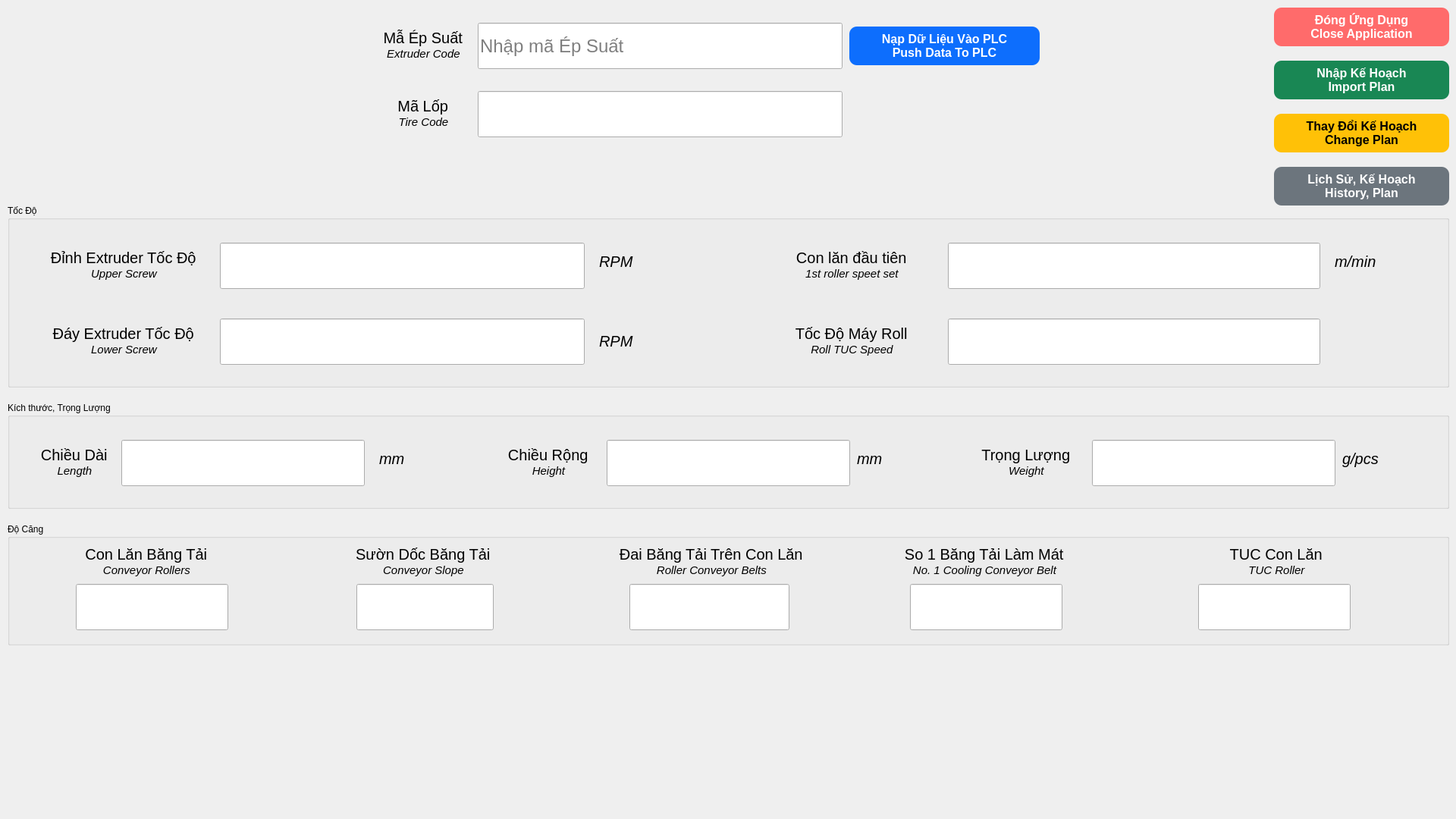
<?xml version="1.0" encoding="UTF-8"?>
<ui version="4.0">
 <class>MainWindow</class>
 <widget class="QMainWindow" name="MainWindow">
  <property name="geometry">
   <rect>
    <x>0</x>
    <y>0</y>
    <width>1920</width>
    <height>1080</height>
   </rect>
  </property>
  <property name="minimumSize">
   <size>
    <width>1920</width>
    <height>1080</height>
   </size>
  </property>
  <property name="maximumSize">
   <size>
    <width>1920</width>
    <height>1080</height>
   </size>
  </property>
  <property name="windowTitle">
   <string>Extruder Program</string>
  </property>
  <property name="toolButtonStyle">
   <enum>Qt::ToolButtonTextUnderIcon</enum>
  </property>
  <widget class="QWidget" name="centralwidget">
   <widget class="QGroupBox" name="groupBox">
    <property name="geometry">
     <rect>
      <x>10</x>
      <y>530</y>
      <width>1901</width>
      <height>141</height>
     </rect>
    </property>
    <property name="title">
     <string>Kích thước, Trọng Lượng</string>
    </property>
    <widget class="QWidget" name="widget" native="true">
     <property name="geometry">
      <rect>
       <x>30</x>
       <y>40</y>
       <width>581</width>
       <height>71</height>
      </rect>
     </property>
     <widget class="QLabel" name="label_4">
      <property name="geometry">
       <rect>
        <x>0</x>
        <y>0</y>
        <width>121</width>
        <height>78</height>
       </rect>
      </property>
      <property name="font">
       <font>
        <pointsize>15</pointsize>
       </font>
      </property>
      <property name="text">
       <string>&lt;html&gt;
&lt;head/&gt;
&lt;body&gt;
&lt;p style=&quot;margin:0px; line-height:100%;&quot;&gt;
Chiều Dài
&lt;/p&gt;

&lt;p style=&quot;margin:0px; line-height:100%;&quot;&gt;
&lt;span style=&quot;font-size:11pt; font-style:italic;&quot;&gt;
Length
&lt;/span&gt;
&lt;/p&gt;
&lt;/body&gt;
&lt;/html&gt;</string>
      </property>
      <property name="alignment">
       <set>Qt::AlignCenter</set>
      </property>
      <property name="wordWrap">
       <bool>true</bool>
      </property>
     </widget>
     <widget class="QLineEdit" name="Length">
      <property name="geometry">
       <rect>
        <x>120</x>
        <y>10</y>
        <width>321</width>
        <height>61</height>
       </rect>
      </property>
      <property name="font">
       <font>
        <pointsize>18</pointsize>
       </font>
      </property>
      <property name="autoFillBackground">
       <bool>false</bool>
      </property>
      <property name="readOnly">
       <bool>true</bool>
      </property>
     </widget>
     <widget class="QLabel" name="label_11">
      <property name="geometry">
       <rect>
        <x>460</x>
        <y>10</y>
        <width>81</width>
        <height>51</height>
       </rect>
      </property>
      <property name="font">
       <font>
        <pointsize>15</pointsize>
       </font>
      </property>
      <property name="text">
       <string>&lt;html&gt;&lt;head/&gt;&lt;body&gt;&lt;p&gt;&lt;span style=&quot; font-size:15pt; font-style:italic;&quot;&gt;mm&lt;/span&gt;&lt;/p&gt;&lt;/body&gt;&lt;/html&gt;</string>
      </property>
      <property name="wordWrap">
       <bool>true</bool>
      </property>
     </widget>
    </widget>
    <widget class="QWidget" name="widget_2" native="true">
     <property name="geometry">
      <rect>
       <x>640</x>
       <y>40</y>
       <width>581</width>
       <height>71</height>
      </rect>
     </property>
     <widget class="QLabel" name="label_13">
      <property name="geometry">
       <rect>
        <x>0</x>
        <y>0</y>
        <width>151</width>
        <height>78</height>
       </rect>
      </property>
      <property name="font">
       <font>
        <pointsize>15</pointsize>
       </font>
      </property>
      <property name="text">
       <string>&lt;html&gt;
&lt;head/&gt;
&lt;body&gt;
&lt;p style=&quot;margin:0px; line-height:100%;&quot;&gt;
Chiều Rộng
&lt;/p&gt;

&lt;p style=&quot;margin:0px; line-height:100%;&quot;&gt;
&lt;span style=&quot;font-size:11pt; font-style:italic;&quot;&gt;
Height
&lt;/span&gt;
&lt;/p&gt;
&lt;/body&gt;
&lt;/html&gt;</string>
      </property>
      <property name="alignment">
       <set>Qt::AlignCenter</set>
      </property>
      <property name="wordWrap">
       <bool>true</bool>
      </property>
     </widget>
     <widget class="QLineEdit" name="Height">
      <property name="geometry">
       <rect>
        <x>150</x>
        <y>10</y>
        <width>321</width>
        <height>61</height>
       </rect>
      </property>
      <property name="font">
       <font>
        <pointsize>18</pointsize>
       </font>
      </property>
      <property name="autoFillBackground">
       <bool>false</bool>
      </property>
      <property name="readOnly">
       <bool>true</bool>
      </property>
     </widget>
     <widget class="QLabel" name="label_12">
      <property name="geometry">
       <rect>
        <x>480</x>
        <y>10</y>
        <width>81</width>
        <height>51</height>
       </rect>
      </property>
      <property name="font">
       <font>
        <pointsize>15</pointsize>
       </font>
      </property>
      <property name="text">
       <string>&lt;html&gt;&lt;head/&gt;&lt;body&gt;&lt;p&gt;&lt;span style=&quot; font-size:15pt; font-style:italic;&quot;&gt;mm&lt;/span&gt;&lt;/p&gt;&lt;/body&gt;&lt;/html&gt;</string>
      </property>
      <property name="wordWrap">
       <bool>true</bool>
      </property>
     </widget>
    </widget>
    <widget class="QWidget" name="widget_3" native="true">
     <property name="geometry">
      <rect>
       <x>1270</x>
       <y>40</y>
       <width>581</width>
       <height>71</height>
      </rect>
     </property>
     <widget class="QLabel" name="label_18">
      <property name="geometry">
       <rect>
        <x>0</x>
        <y>0</y>
        <width>151</width>
        <height>78</height>
       </rect>
      </property>
      <property name="font">
       <font>
        <pointsize>15</pointsize>
       </font>
      </property>
      <property name="text">
       <string>&lt;html&gt;
&lt;head/&gt;
&lt;body&gt;
&lt;p style=&quot;margin:0px; line-height:100%;&quot;&gt;
Trọng Lượng
&lt;/p&gt;

&lt;p style=&quot;margin:0px; line-height:100%;&quot;&gt;
&lt;span style=&quot;font-size:11pt; font-style:italic;&quot;&gt;
Weight
&lt;/span&gt;
&lt;/p&gt;
&lt;/body&gt;
&lt;/html&gt;</string>
      </property>
      <property name="alignment">
       <set>Qt::AlignCenter</set>
      </property>
      <property name="wordWrap">
       <bool>true</bool>
      </property>
     </widget>
     <widget class="QLineEdit" name="Weight">
      <property name="geometry">
       <rect>
        <x>160</x>
        <y>10</y>
        <width>321</width>
        <height>61</height>
       </rect>
      </property>
      <property name="font">
       <font>
        <pointsize>18</pointsize>
       </font>
      </property>
      <property name="autoFillBackground">
       <bool>false</bool>
      </property>
      <property name="readOnly">
       <bool>true</bool>
      </property>
     </widget>
     <widget class="QLabel" name="label_16">
      <property name="geometry">
       <rect>
        <x>490</x>
        <y>10</y>
        <width>81</width>
        <height>51</height>
       </rect>
      </property>
      <property name="font">
       <font>
        <pointsize>20</pointsize>
       </font>
      </property>
      <property name="text">
       <string>&lt;html&gt;&lt;head/&gt;&lt;body&gt;&lt;p&gt;&lt;span style=&quot; font-size:15pt; font-style:italic;&quot;&gt;g/pcs&lt;/span&gt;&lt;/p&gt;&lt;/body&gt;&lt;/html&gt;</string>
      </property>
      <property name="wordWrap">
       <bool>true</bool>
      </property>
     </widget>
    </widget>
   </widget>
   <widget class="QGroupBox" name="groupBox_2">
    <property name="geometry">
     <rect>
      <x>10</x>
      <y>270</y>
      <width>1901</width>
      <height>241</height>
     </rect>
    </property>
    <property name="title">
     <string>Tốc Độ</string>
    </property>
    <widget class="QWidget" name="widget_4" native="true">
     <property name="geometry">
      <rect>
       <x>30</x>
       <y>40</y>
       <width>891</width>
       <height>71</height>
      </rect>
     </property>
     <widget class="QLabel" name="label_6">
      <property name="geometry">
       <rect>
        <x>0</x>
        <y>0</y>
        <width>251</width>
        <height>78</height>
       </rect>
      </property>
      <property name="font">
       <font>
        <pointsize>15</pointsize>
       </font>
      </property>
      <property name="text">
       <string>&lt;html&gt;
&lt;head/&gt;
&lt;body&gt;
&lt;p style=&quot;margin:0px; line-height:100%;&quot;&gt;
Đỉnh Extruder Tốc Độ
&lt;/p&gt;

&lt;p style=&quot;margin:0px; line-height:100%;&quot;&gt;
&lt;span style=&quot;font-size:11pt; font-style:italic;&quot;&gt;
Upper Screw
&lt;/span&gt;
&lt;/p&gt;
&lt;/body&gt;
&lt;/html&gt;</string>
      </property>
      <property name="alignment">
       <set>Qt::AlignCenter</set>
      </property>
      <property name="wordWrap">
       <bool>true</bool>
      </property>
     </widget>
     <widget class="QLineEdit" name="UpperScrew">
      <property name="geometry">
       <rect>
        <x>250</x>
        <y>10</y>
        <width>481</width>
        <height>61</height>
       </rect>
      </property>
      <property name="font">
       <font>
        <pointsize>18</pointsize>
       </font>
      </property>
      <property name="autoFillBackground">
       <bool>false</bool>
      </property>
      <property name="readOnly">
       <bool>true</bool>
      </property>
     </widget>
     <widget class="QLabel" name="label_8">
      <property name="geometry">
       <rect>
        <x>750</x>
        <y>10</y>
        <width>81</width>
        <height>51</height>
       </rect>
      </property>
      <property name="font">
       <font>
        <pointsize>15</pointsize>
       </font>
      </property>
      <property name="text">
       <string>&lt;html&gt;&lt;head/&gt;&lt;body&gt;&lt;p&gt;&lt;span style=&quot; font-size:15pt; font-style:italic;&quot;&gt;RPM&lt;/span&gt;&lt;/p&gt;&lt;/body&gt;&lt;/html&gt;</string>
      </property>
      <property name="wordWrap">
       <bool>true</bool>
      </property>
     </widget>
    </widget>
    <widget class="QWidget" name="widget_5" native="true">
     <property name="geometry">
      <rect>
       <x>30</x>
       <y>140</y>
       <width>891</width>
       <height>71</height>
      </rect>
     </property>
     <widget class="QLabel" name="label_14">
      <property name="geometry">
       <rect>
        <x>0</x>
        <y>0</y>
        <width>251</width>
        <height>78</height>
       </rect>
      </property>
      <property name="font">
       <font>
        <pointsize>15</pointsize>
       </font>
      </property>
      <property name="text">
       <string>&lt;html&gt;
&lt;head/&gt;
&lt;body&gt;
&lt;p style=&quot;margin:0px; line-height:100%;&quot;&gt;
Đáy Extruder Tốc Độ
&lt;/p&gt;

&lt;p style=&quot;margin:0px; line-height:100%;&quot;&gt;
&lt;span style=&quot;font-size:11pt; font-style:italic;&quot;&gt;
Lower Screw
&lt;/span&gt;
&lt;/p&gt;
&lt;/body&gt;
&lt;/html&gt;</string>
      </property>
      <property name="alignment">
       <set>Qt::AlignCenter</set>
      </property>
      <property name="wordWrap">
       <bool>true</bool>
      </property>
     </widget>
     <widget class="QLineEdit" name="LowerScrew">
      <property name="geometry">
       <rect>
        <x>250</x>
        <y>10</y>
        <width>481</width>
        <height>61</height>
       </rect>
      </property>
      <property name="font">
       <font>
        <pointsize>18</pointsize>
       </font>
      </property>
      <property name="autoFillBackground">
       <bool>false</bool>
      </property>
      <property name="readOnly">
       <bool>true</bool>
      </property>
     </widget>
     <widget class="QLabel" name="label_9">
      <property name="geometry">
       <rect>
        <x>750</x>
        <y>10</y>
        <width>81</width>
        <height>61</height>
       </rect>
      </property>
      <property name="font">
       <font>
        <pointsize>15</pointsize>
       </font>
      </property>
      <property name="text">
       <string>&lt;html&gt;&lt;head/&gt;&lt;body&gt;&lt;p&gt;&lt;span style=&quot; font-size:15pt; font-style:italic;&quot;&gt;RPM&lt;/span&gt;&lt;/p&gt;&lt;/body&gt;&lt;/html&gt;</string>
      </property>
      <property name="wordWrap">
       <bool>true</bool>
      </property>
     </widget>
    </widget>
    <widget class="QWidget" name="widget_6" native="true">
     <property name="geometry">
      <rect>
       <x>990</x>
       <y>40</y>
       <width>871</width>
       <height>71</height>
      </rect>
     </property>
     <widget class="QLabel" name="label_19">
      <property name="geometry">
       <rect>
        <x>0</x>
        <y>0</y>
        <width>251</width>
        <height>78</height>
       </rect>
      </property>
      <property name="font">
       <font>
        <pointsize>15</pointsize>
       </font>
      </property>
      <property name="text">
       <string>&lt;html&gt;
&lt;head/&gt;
&lt;body&gt;
&lt;p style=&quot;margin:0px; line-height:100%;&quot;&gt;
Con lăn đầu tiên
&lt;/p&gt;

&lt;p style=&quot;margin:0px; line-height:100%;&quot;&gt;
&lt;span style=&quot;font-size:11pt; font-style:italic;&quot;&gt;
1st roller speet set
&lt;/span&gt;
&lt;/p&gt;
&lt;/body&gt;
&lt;/html&gt;</string>
      </property>
      <property name="alignment">
       <set>Qt::AlignCenter</set>
      </property>
      <property name="wordWrap">
       <bool>true</bool>
      </property>
     </widget>
     <widget class="QLineEdit" name="RollSpeed">
      <property name="geometry">
       <rect>
        <x>250</x>
        <y>10</y>
        <width>491</width>
        <height>61</height>
       </rect>
      </property>
      <property name="font">
       <font>
        <pointsize>18</pointsize>
       </font>
      </property>
      <property name="autoFillBackground">
       <bool>false</bool>
      </property>
      <property name="readOnly">
       <bool>true</bool>
      </property>
     </widget>
     <widget class="QLabel" name="label_10">
      <property name="geometry">
       <rect>
        <x>760</x>
        <y>10</y>
        <width>81</width>
        <height>51</height>
       </rect>
      </property>
      <property name="font">
       <font>
        <pointsize>15</pointsize>
       </font>
      </property>
      <property name="text">
       <string>&lt;html&gt;&lt;head/&gt;&lt;body&gt;&lt;p&gt;&lt;span style=&quot; font-size:15pt; font-style:italic;&quot;&gt;m/min&lt;/span&gt;&lt;/p&gt;&lt;/body&gt;&lt;/html&gt;</string>
      </property>
      <property name="wordWrap">
       <bool>true</bool>
      </property>
     </widget>
    </widget>
    <widget class="QWidget" name="widget_10" native="true">
     <property name="geometry">
      <rect>
       <x>990</x>
       <y>140</y>
       <width>871</width>
       <height>71</height>
      </rect>
     </property>
     <widget class="QLabel" name="label_21">
      <property name="geometry">
       <rect>
        <x>0</x>
        <y>0</y>
        <width>251</width>
        <height>78</height>
       </rect>
      </property>
      <property name="font">
       <font>
        <pointsize>15</pointsize>
       </font>
      </property>
      <property name="text">
       <string>&lt;html&gt;
&lt;head/&gt;
&lt;body&gt;
&lt;p style=&quot;margin:0px; line-height:100%;&quot;&gt;
Tốc Độ Máy Roll
&lt;/p&gt;

&lt;p style=&quot;margin:0px; line-height:100%;&quot;&gt;
&lt;span style=&quot;font-size:11pt; font-style:italic;&quot;&gt;
Roll TUC Speed
&lt;/span&gt;
&lt;/p&gt;
&lt;/body&gt;
&lt;/html&gt;</string>
      </property>
      <property name="alignment">
       <set>Qt::AlignCenter</set>
      </property>
      <property name="wordWrap">
       <bool>true</bool>
      </property>
     </widget>
     <widget class="QLineEdit" name="TUCSpeed">
      <property name="geometry">
       <rect>
        <x>250</x>
        <y>10</y>
        <width>491</width>
        <height>61</height>
       </rect>
      </property>
      <property name="font">
       <font>
        <pointsize>18</pointsize>
       </font>
      </property>
      <property name="autoFillBackground">
       <bool>false</bool>
      </property>
      <property name="readOnly">
       <bool>true</bool>
      </property>
     </widget>
    </widget>
   </widget>
   <widget class="QGroupBox" name="groupBox_3">
    <property name="geometry">
     <rect>
      <x>10</x>
      <y>690</y>
      <width>1901</width>
      <height>161</height>
     </rect>
    </property>
    <property name="title">
     <string>Độ Căng</string>
    </property>
    <widget class="QWidget" name="widget_7" native="true">
     <property name="geometry">
      <rect>
       <x>80</x>
       <y>20</y>
       <width>221</width>
       <height>131</height>
      </rect>
     </property>
     <widget class="QLabel" name="label_7">
      <property name="geometry">
       <rect>
        <x>0</x>
        <y>0</y>
        <width>211</width>
        <height>61</height>
       </rect>
      </property>
      <property name="font">
       <font>
        <pointsize>15</pointsize>
       </font>
      </property>
      <property name="layoutDirection">
       <enum>Qt::LeftToRight</enum>
      </property>
      <property name="text">
       <string>&lt;html&gt;
&lt;head/&gt;
&lt;body&gt;
&lt;p style=&quot;margin:0px; line-height:100%;&quot;&gt;
Con Lăn Băng Tải
&lt;/p&gt;

&lt;p style=&quot;margin:0px; line-height:100%;&quot;&gt;
&lt;span style=&quot;font-size:11pt; font-style:italic;&quot;&gt;
Conveyor Rollers
&lt;/span&gt;
&lt;/p&gt;
&lt;/body&gt;
&lt;/html&gt;</string>
      </property>
      <property name="alignment">
       <set>Qt::AlignCenter</set>
      </property>
      <property name="wordWrap">
       <bool>true</bool>
      </property>
     </widget>
     <widget class="QLineEdit" name="ConveyoRoller">
      <property name="geometry">
       <rect>
        <x>10</x>
        <y>60</y>
        <width>201</width>
        <height>61</height>
       </rect>
      </property>
      <property name="font">
       <font>
        <pointsize>18</pointsize>
       </font>
      </property>
      <property name="autoFillBackground">
       <bool>false</bool>
      </property>
      <property name="readOnly">
       <bool>true</bool>
      </property>
     </widget>
    </widget>
    <widget class="QWidget" name="widget_8" native="true">
     <property name="geometry">
      <rect>
       <x>450</x>
       <y>20</y>
       <width>201</width>
       <height>131</height>
      </rect>
     </property>
     <widget class="QLabel" name="label_15">
      <property name="geometry">
       <rect>
        <x>0</x>
        <y>0</y>
        <width>201</width>
        <height>61</height>
       </rect>
      </property>
      <property name="font">
       <font>
        <pointsize>15</pointsize>
       </font>
      </property>
      <property name="text">
       <string>&lt;html&gt;
&lt;head/&gt;
&lt;body&gt;
&lt;p style=&quot;margin:0px; line-height:100%;&quot;&gt;
Sườn Dốc Băng Tải
&lt;/p&gt;

&lt;p style=&quot;margin:0px; line-height:100%;&quot;&gt;
&lt;span style=&quot;font-size:11pt; font-style:italic;&quot;&gt;
Conveyor Slope
&lt;/span&gt;
&lt;/p&gt;
&lt;/body&gt;
&lt;/html&gt;</string>
      </property>
      <property name="alignment">
       <set>Qt::AlignCenter</set>
      </property>
      <property name="wordWrap">
       <bool>true</bool>
      </property>
     </widget>
     <widget class="QLineEdit" name="ConveyorSlope">
      <property name="geometry">
       <rect>
        <x>10</x>
        <y>60</y>
        <width>181</width>
        <height>61</height>
       </rect>
      </property>
      <property name="font">
       <font>
        <pointsize>18</pointsize>
       </font>
      </property>
      <property name="autoFillBackground">
       <bool>false</bool>
      </property>
      <property name="readOnly">
       <bool>true</bool>
      </property>
     </widget>
    </widget>
    <widget class="QWidget" name="widget_9" native="true">
     <property name="geometry">
      <rect>
       <x>790</x>
       <y>20</y>
       <width>271</width>
       <height>131</height>
      </rect>
     </property>
     <widget class="QLabel" name="label_20">
      <property name="geometry">
       <rect>
        <x>10</x>
        <y>0</y>
        <width>261</width>
        <height>61</height>
       </rect>
      </property>
      <property name="font">
       <font>
        <pointsize>15</pointsize>
       </font>
      </property>
      <property name="text">
       <string>&lt;html&gt;
&lt;head/&gt;
&lt;body&gt;
&lt;p style=&quot;margin:0px; line-height:100%;&quot;&gt;
Đai Băng Tải Trên Con Lăn
&lt;/p&gt;

&lt;p style=&quot;margin:0px; line-height:100%;&quot;&gt;
&lt;span style=&quot;font-size:11pt; font-style:italic;&quot;&gt;
Roller Conveyor Belts
&lt;/span&gt;
&lt;/p&gt;
&lt;/body&gt;
&lt;/html&gt;</string>
      </property>
      <property name="alignment">
       <set>Qt::AlignCenter</set>
      </property>
      <property name="wordWrap">
       <bool>true</bool>
      </property>
     </widget>
     <widget class="QLineEdit" name="ConveyorRollerBelts">
      <property name="geometry">
       <rect>
        <x>30</x>
        <y>60</y>
        <width>211</width>
        <height>61</height>
       </rect>
      </property>
      <property name="font">
       <font>
        <pointsize>18</pointsize>
       </font>
      </property>
      <property name="autoFillBackground">
       <bool>false</bool>
      </property>
      <property name="readOnly">
       <bool>true</bool>
      </property>
     </widget>
    </widget>
    <widget class="QWidget" name="widget_11" native="true">
     <property name="geometry">
      <rect>
       <x>1170</x>
       <y>20</y>
       <width>231</width>
       <height>131</height>
      </rect>
     </property>
     <widget class="QLabel" name="label_22">
      <property name="geometry">
       <rect>
        <x>10</x>
        <y>0</y>
        <width>221</width>
        <height>61</height>
       </rect>
      </property>
      <property name="font">
       <font>
        <pointsize>15</pointsize>
       </font>
      </property>
      <property name="text">
       <string>&lt;html&gt;
&lt;head/&gt;
&lt;body&gt;
&lt;p style=&quot;margin:0px; line-height:100%;&quot;&gt;
So 1 Băng Tải Làm Mát
&lt;/p&gt;

&lt;p style=&quot;margin:0px; line-height:100%;&quot;&gt;
&lt;span style=&quot;font-size:11pt; font-style:italic;&quot;&gt;
No. 1 Cooling Conveyor Belt
&lt;/span&gt;
&lt;/p&gt;
&lt;/body&gt;
&lt;/html&gt;</string>
      </property>
      <property name="alignment">
       <set>Qt::AlignCenter</set>
      </property>
      <property name="wordWrap">
       <bool>true</bool>
      </property>
     </widget>
     <widget class="QLineEdit" name="ConveyorCoolingBelt">
      <property name="geometry">
       <rect>
        <x>20</x>
        <y>60</y>
        <width>201</width>
        <height>61</height>
       </rect>
      </property>
      <property name="font">
       <font>
        <pointsize>18</pointsize>
       </font>
      </property>
      <property name="autoFillBackground">
       <bool>false</bool>
      </property>
      <property name="readOnly">
       <bool>true</bool>
      </property>
     </widget>
    </widget>
    <widget class="QWidget" name="widget_13" native="true">
     <property name="geometry">
      <rect>
       <x>1560</x>
       <y>20</y>
       <width>221</width>
       <height>131</height>
      </rect>
     </property>
     <widget class="QLabel" name="label_26">
      <property name="geometry">
       <rect>
        <x>0</x>
        <y>0</y>
        <width>231</width>
        <height>61</height>
       </rect>
      </property>
      <property name="font">
       <font>
        <pointsize>15</pointsize>
       </font>
      </property>
      <property name="text">
       <string>&lt;html&gt;
&lt;head/&gt;
&lt;body&gt;
&lt;p style=&quot;margin:0px; line-height:100%;&quot;&gt;
TUC Con Lăn
&lt;/p&gt;

&lt;p style=&quot;margin:0px; line-height:100%;&quot;&gt;
&lt;span style=&quot;font-size:11pt; font-style:italic;&quot;&gt;
TUC Roller
&lt;/span&gt;
&lt;/p&gt;
&lt;/body&gt;
&lt;/html&gt;</string>
      </property>
      <property name="alignment">
       <set>Qt::AlignCenter</set>
      </property>
      <property name="wordWrap">
       <bool>true</bool>
      </property>
     </widget>
     <widget class="QLineEdit" name="TUCRoller">
      <property name="geometry">
       <rect>
        <x>10</x>
        <y>60</y>
        <width>201</width>
        <height>61</height>
       </rect>
      </property>
      <property name="font">
       <font>
        <pointsize>18</pointsize>
       </font>
      </property>
      <property name="autoFillBackground">
       <bool>false</bool>
      </property>
      <property name="readOnly">
       <bool>true</bool>
      </property>
     </widget>
    </widget>
   </widget>
   <widget class="QWidget" name="widget_12" native="true">
    <property name="geometry">
     <rect>
      <x>490</x>
      <y>20</y>
      <width>891</width>
      <height>161</height>
     </rect>
    </property>
    <widget class="QLabel" name="label_23">
     <property name="geometry">
      <rect>
       <x>0</x>
       <y>0</y>
       <width>141</width>
       <height>78</height>
      </rect>
     </property>
     <property name="font">
      <font>
       <pointsize>15</pointsize>
      </font>
     </property>
     <property name="text">
      <string>&lt;html&gt;
&lt;head/&gt;
&lt;body&gt;
&lt;p style=&quot;margin:0px; line-height:100%;&quot;&gt;
Mẫ Ép Suất
&lt;/p&gt;

&lt;p style=&quot;margin:0px; line-height:100%;&quot;&gt;
&lt;span style=&quot;font-size:11pt; font-style:italic;&quot;&gt;
Extruder Code
&lt;/span&gt;
&lt;/p&gt;
&lt;/body&gt;
&lt;/html&gt;</string>
     </property>
     <property name="alignment">
      <set>Qt::AlignCenter</set>
     </property>
     <property name="wordWrap">
      <bool>true</bool>
     </property>
    </widget>
    <widget class="QLineEdit" name="ExtCode">
     <property name="geometry">
      <rect>
       <x>140</x>
       <y>10</y>
       <width>481</width>
       <height>61</height>
      </rect>
     </property>
     <property name="font">
      <font>
       <pointsize>18</pointsize>
      </font>
     </property>
     <property name="autoFillBackground">
      <bool>false</bool>
     </property>
     <property name="text">
      <string/>
     </property>
     <property name="readOnly">
      <bool>false</bool>
     </property>
     <property name="placeholderText">
      <string>Nhập mã Ép Suất</string>
     </property>
    </widget>
    <widget class="QPushButton" name="LoadDataToPLC">
     <property name="geometry">
      <rect>
       <x>630</x>
       <y>15</y>
       <width>251</width>
       <height>51</height>
      </rect>
     </property>
     <property name="font">
      <font>
       <pointsize>12</pointsize>
       <weight>75</weight>
       <bold>true</bold>
      </font>
     </property>
     <property name="layoutDirection">
      <enum>Qt::LeftToRight</enum>
     </property>
     <property name="styleSheet">
      <string notr="true">QPushButton {
    background-color: #0d6efd;
    color: white;

    border: none;
    border-radius: 10px;

    font-size: 12pt;
    font-weight: 600;

    padding: 6px 18px;
}

QPushButton:hover {
    background-color: #3385ff;
}

QPushButton:pressed {
    background-color: #0b5ed7;
}</string>
     </property>
     <property name="text">
      <string>Nạp Dữ Liệu Vào PLC
Push Data To PLC</string>
     </property>
     <property name="icon">
      <iconset>
       <normalon>images/cabinet.png</normalon>
      </iconset>
     </property>
     <property name="iconSize">
      <size>
       <width>32</width>
       <height>32</height>
      </size>
     </property>
    </widget>
    <widget class="QLabel" name="label_24">
     <property name="geometry">
      <rect>
       <x>0</x>
       <y>90</y>
       <width>141</width>
       <height>78</height>
      </rect>
     </property>
     <property name="font">
      <font>
       <pointsize>15</pointsize>
      </font>
     </property>
     <property name="text">
      <string>&lt;html&gt;
&lt;head/&gt;
&lt;body&gt;
&lt;p style=&quot;margin:0px; line-height:100%;&quot;&gt;
Mã Lốp
&lt;/p&gt;

&lt;p style=&quot;margin:0px; line-height:100%;&quot;&gt;
&lt;span style=&quot;font-size:11pt; font-style:italic;&quot;&gt;
Tire Code
&lt;/span&gt;
&lt;/p&gt;
&lt;/body&gt;
&lt;/html&gt;</string>
     </property>
     <property name="alignment">
      <set>Qt::AlignCenter</set>
     </property>
     <property name="wordWrap">
      <bool>true</bool>
     </property>
    </widget>
    <widget class="QLineEdit" name="TireName">
     <property name="geometry">
      <rect>
       <x>140</x>
       <y>100</y>
       <width>481</width>
       <height>61</height>
      </rect>
     </property>
     <property name="font">
      <font>
       <pointsize>18</pointsize>
      </font>
     </property>
     <property name="autoFillBackground">
      <bool>false</bool>
     </property>
     <property name="readOnly">
      <bool>true</bool>
     </property>
    </widget>
    <zorder>label_23</zorder>
    <zorder>LoadDataToPLC</zorder>
    <zorder>label_24</zorder>
    <zorder>TireName</zorder>
    <zorder>ExtCode</zorder>
   </widget>
   <widget class="QPushButton" name="CloseApp">
    <property name="geometry">
     <rect>
      <x>1680</x>
      <y>10</y>
      <width>231</width>
      <height>51</height>
     </rect>
    </property>
    <property name="font">
     <font>
      <pointsize>12</pointsize>
      <weight>75</weight>
      <bold>true</bold>
     </font>
    </property>
    <property name="styleSheet">
     <string notr="true">QPushButton {
    background-color: #ff6b6b;
    color: white;

    border: none;
    border-radius: 10px;

    font-size: 12pt;
    font-weight: bold;

    padding: 3px 16px;
}

QPushButton:hover {
    background-color: #dc3545;
}

QPushButton:pressed {
    background-color: #b02a37;
}</string>
    </property>
    <property name="text">
     <string>Đóng Ứng Dụng
Close Application</string>
    </property>
    <property name="icon">
     <iconset>
      <normalon>images/cross.png</normalon>
     </iconset>
    </property>
    <property name="iconSize">
     <size>
      <width>32</width>
      <height>32</height>
     </size>
    </property>
   </widget>
   <widget class="QPushButton" name="ImportPlan">
    <property name="geometry">
     <rect>
      <x>1680</x>
      <y>80</y>
      <width>231</width>
      <height>51</height>
     </rect>
    </property>
    <property name="font">
     <font>
      <pointsize>12</pointsize>
      <weight>75</weight>
      <bold>true</bold>
     </font>
    </property>
    <property name="styleSheet">
     <string notr="true">QPushButton {
    background-color: #198754;
    color: white;

    border: none;
    border-radius: 10px;

    font-size: 12pt;
    font-weight: bold;

    padding: 6px 18px;
}

QPushButton:hover {
    background-color: #20a464;
}

QPushButton:pressed {
    background-color: #146c43;
}</string>
    </property>
    <property name="text">
     <string>Nhập Kế Hoạch
Import Plan</string>
    </property>
    <property name="icon">
     <iconset>
      <normalon>images/import.png</normalon>
     </iconset>
    </property>
    <property name="iconSize">
     <size>
      <width>32</width>
      <height>32</height>
     </size>
    </property>
   </widget>
   <widget class="QPushButton" name="ChangePlan">
    <property name="geometry">
     <rect>
      <x>1680</x>
      <y>150</y>
      <width>231</width>
      <height>51</height>
     </rect>
    </property>
    <property name="font">
     <font>
      <pointsize>12</pointsize>
      <weight>75</weight>
      <bold>true</bold>
     </font>
    </property>
    <property name="styleSheet">
     <string notr="true">QPushButton {
    background-color: #ffc107;
    color: black;
    border: none;
    border-radius: 10px;

    font-size: 12pt;
    font-weight: bold;

    padding: 6px 18px;
}

QPushButton:hover {
    background-color: #ffcd39;
}

QPushButton:pressed {
    background-color: #d39e00;
}</string>
    </property>
    <property name="text">
     <string>Thay Đổi Kế Hoạch
Change Plan</string>
    </property>
    <property name="icon">
     <iconset>
      <normalon>images/video-editing.png</normalon>
      <disabledoff>C:/Users/dan.it/.designer/backup/images/video-editing.png</disabledoff>
     </iconset>
    </property>
    <property name="iconSize">
     <size>
      <width>32</width>
      <height>32</height>
     </size>
    </property>
   </widget>
   <widget class="QPushButton" name="HistoryAndPlan">
    <property name="geometry">
     <rect>
      <x>1680</x>
      <y>220</y>
      <width>231</width>
      <height>51</height>
     </rect>
    </property>
    <property name="font">
     <font>
      <pointsize>12</pointsize>
      <weight>75</weight>
      <bold>true</bold>
     </font>
    </property>
    <property name="layoutDirection">
     <enum>Qt::LeftToRight</enum>
    </property>
    <property name="styleSheet">
     <string notr="true">QPushButton {
    background-color: #6c757d;
    color: white;

    border: none;
    border-radius: 10px;

    font-size: 12pt;
    font-weight: 600;

    padding: 6px 18px;
}

QPushButton:hover {
    background-color: #7c848b;
}

QPushButton:pressed {
    background-color: #5c636a;
}</string>
    </property>
    <property name="text">
     <string>Lịch Sử, Kế Hoạch
History, Plan</string>
    </property>
    <property name="icon">
     <iconset>
      <normalon>images/project.png</normalon>
     </iconset>
    </property>
    <property name="iconSize">
     <size>
      <width>32</width>
      <height>32</height>
     </size>
    </property>
   </widget>
  </widget>
 </widget>
 <resources/>
 <connections/>
</ui>
